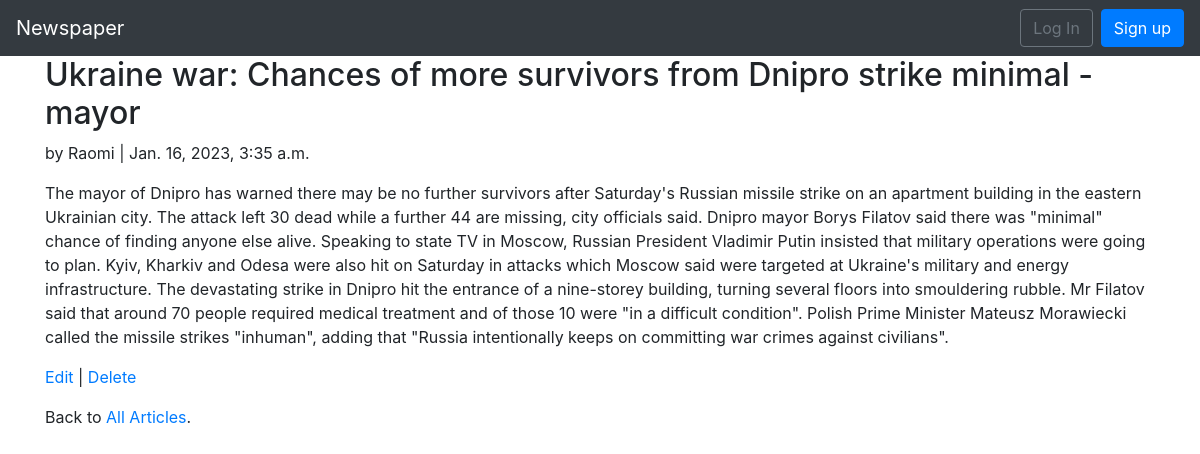
The app's page /articles/1/, older data.
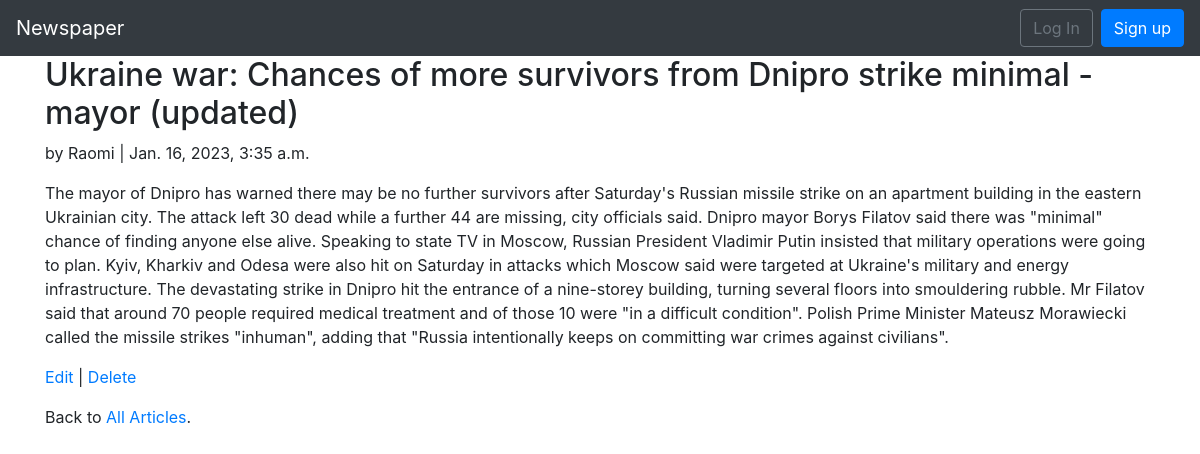
The same page, newer data.
### articles/models.py (models this page shows, shortened)
class Article(models.Model):
    title = models.CharField(max_length=255)
    body = models.TextField()
    date = models.DateTimeField(auto_now_add=True)
    author = models.ForeignKey(get_user_model(), on_delete=models.CASCADE,)

### accounts/models.py (models this page shows)
class CustomUser(AbstractUser):
    age = models.PositiveIntegerField(null=True, blank=True)

### articles/views.py (the view)
# urls.py: path('<int:pk>/', ArticleDetailView.as_view(), name='article_detail'),  # new
class ArticleDetailView(DetailView):  # new
    model = Article
    template_name = 'article_detail.html'

### config/templates/article_detail.html
{% extends 'base.html' %}
{% block content %}
<div class="article-entry">
    <h2>{{ object.title }}</h2>
    <p>by {{ object.author }} | {{ object.date }}</p>
    <p>{{ object.body }}</p>
</div>
<p><a href="{% url 'article_edit' article.pk %}">Edit</a> |
    <a href="{% url 'article_delete' article.pk %}">Delete</a>
</p>
<p>Back to <a href="{% url 'article_list' %}">All Articles</a>.</p>
{% endblock content %}

Row changes from the older to the newer data that the page shows:
changed Article "Raomi": title "Ukraine war: Chances of more survivors from Dnipro strike minimal - mayor" → "Ukraine war: Chances of more survivors from Dnipro strike minimal - mayor (updated)"
